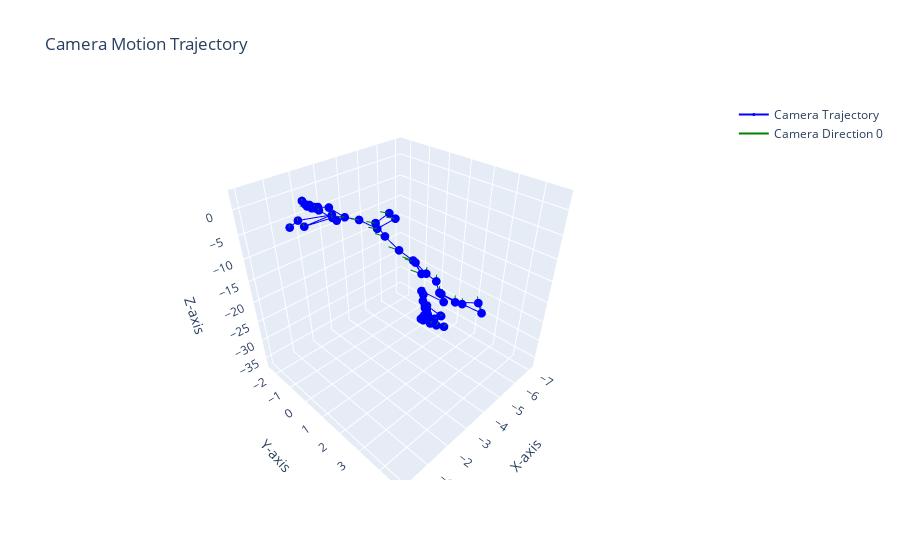

Source (notebook cell):
### Code cell
import plotly.graph_objects as go
import numpy as np
# Создание фигуры
fig = go.Figure()

fig.add_trace(go.Scatter3d(
    x=trajectory[1:, 0],
    y=trajectory[1:, 1],
    z=trajectory[1:, 2],
    mode='lines+markers',
    marker=dict(size=3, color='blue'),
    line=dict(color='blue', width=2),
    name='Camera Trajectory'
))

# Добавление ориентации камеры в каждой точке траектории
for i, (R, t) in enumerate(zip(pose_cam,trajectory)):
    # Направление камеры (ось Z камеры)
    camera_direction = R @ np.array([0, 0, 1])  # Направление оси Z камеры
    camera_direction_end = t + camera_direction * 0.5  # Конец вектора направления

    # Добавляем линию, представляющую направление камеры
    fig.add_trace(go.Scatter3d(
        x=[t[0], camera_direction_end[0]],
        y=[t[1], camera_direction_end[1]],
        z=[t[2], camera_direction_end[2]],
        mode='lines',
        line=dict(color='green', width=2),
        name=f'Camera Direction {i}' if i == 0 else None,
        showlegend=False if i > 0 else True
    ))

# Настройка макета графика
fig.update_layout(
    title='Camera Motion Trajectory',
    scene = dict(
        xaxis_title='X-axis',
        yaxis_title='Y-axis',
        zaxis_title='Z-axis'
    ),
    showlegend=True
)

# Показать график
fig.show()

### Figure 1 — Plotly figure (JSON) as saved in the notebook; plotly's stock layout.template omitted (floating-point values rounded to 4 significant figures)
{"data": [{"line": {"color": "blue", "width": 2}, "marker": {"color": "blue", "size": 3}, "mode": "lines+markers", "name": "Camera Trajectory", "type": "scatter3d", "x": [-0.2111, -0.4472, -1.367, -0.3677, -1.329, -1.515, -1.596, -1.656, -1.792, -2.067, -2.294, -2.385, -2.657, -2.35, -2.79, -3.246, -3.18, -3.604, -3.573, -4.431, -4.331, -3.644, -3.229, -2.935, -2.986, -2.78, -2.926, -2.884, -2.98, -2.787, -2.92, -3.514, -3.381, -3.452, -3.494, -3.409, -3.406, -3.488, -3.4, -3.451, -3.524, -3.657, -3.682, -3.737, -3.705, -3.947, -4.241, -4.271, -4.305, -4.347, -4.515, -4.888, -4.925, -5.224, -5.398, -5.543, -5.654, -5.924, -6.234, -6.742, -6.914, -7.052], "y": [0.0079, 0.1116, 0.5033, 0.5293, 0.5646, 0.5054, -0.4806, -1.474, -1.533, -1.7, -1.775, -2.074, -2.321, -2.299, -2.29, -2.261, -1.272, -0.9955, -0.003741, 0.01761, -0.1871, -0.1588, 0.7492, 1.703, 2.27, 2.816, 2.424, 2.915, 3.24, 3.544, 4.052, 4.461, 4.702, 3.928, 3.051, 3.238, 2.276, 2.292, 2.362, 2.412, 2.355, 2.323, 2.355, 2.378, 2.471, 2.557, 2.67, 1.686, 1.582, 1.456, 1.425, 1.203, 1.115, 0.9841, 0.9091, 0.8308, 0.7699, 0.6447, 0.5544, 0.478, 0.3818, -0.6076], "z": [0.9774, 1.944, 1.911, 1.874, 1.599, 0.6186, 0.4736, 0.3785, -0.6105, -1.557, -2.528, -3.478, -4.408, -3.457, -4.355, -5.244, -5.376, -6.239, -6.114, -5.601, -4.627, -5.353, -5.414, -5.479, -6.301, -7.113, -6.205, -7.075, -8.016, -8.949, -9.8, -10.49, -11.45, -12.08, -12.56, -13.54, -13.82, -14.81, -15.81, -16.8, -17.8, -18.79, -19.79, -20.79, -21.78, -22.75, -23.7, -23.87, -24.87, -25.86, -26.84, -27.74, -28.74, -29.69, -30.67, -31.65, -32.65, -33.6, -34.55, -35.4, -36.38, -36.43]}, {"line": {"color": "green", "width": 2}, "mode": "lines", "name": "Camera Direction 0", "showlegend": true, "type": "scatter3d", "x": [0, 0], "y": [0, 0], "z": [0, 0]}, {"line": {"color": "green", "width": 2}, "mode": "lines", "showlegend": false, "type": "scatter3d", "x": [-0.2111, -0.2094], "y": [0.0079, 0.007095], "z": [0.9774, 1.477]}, {"line": {"color": "green", "width": 2}, "mode": "lines", "showlegend": false, "type": "scatter3d", "x": [-0.4472, -0.443], "y": [0.1116, 0.1109], "z": [1.944, 2.444]}, {"line": {"color": "green", "width": 2}, "mode": "lines", "showlegend": false, "type": "scatter3d", "x": [-1.367, -1.348], "y": [0.5033, 0.4964], "z": [1.911, 2.41]}, {"line": {"color": "green", "width": 2}, "mode": "lines", "showlegend": false, "type": "scatter3d", "x": [-0.3677, -0.3492], "y": [0.5293, 0.5224], "z": [1.874, 2.374]}, {"line": {"color": "green", "width": 2}, "mode": "lines", "showlegend": false, "type": "scatter3d", "x": [-1.329, -1.299], "y": [0.5646, 0.5577], "z": [1.599, 2.098]}, {"line": {"color": "green", "width": 2}, "mode": "lines", "showlegend": false, "type": "scatter3d", "x": [-1.515, -1.485], "y": [0.5054, 0.4997], "z": [0.6186, 1.118]}, {"line": {"color": "green", "width": 2}, "mode": "lines", "showlegend": false, "type": "scatter3d", "x": [-1.596, -1.565], "y": [-0.4806, -0.4517], "z": [0.4736, 0.9718]}, {"line": {"color": "green", "width": 2}, "mode": "lines", "showlegend": false, "type": "scatter3d", "x": [-1.656, -1.624], "y": [-1.474, -1.412], "z": [0.3785, 0.8737]}, {"line": {"color": "green", "width": 2}, "mode": "lines", "showlegend": false, "type": "scatter3d", "x": [-1.792, -1.76], "y": [-1.533, -1.469], "z": [-0.6105, -0.1156]}, {"line": {"color": "green", "width": 2}, "mode": "lines", "showlegend": false, "type": "scatter3d", "x": [-2.067, -2.035], "y": [-1.7, -1.635], "z": [-1.557, -1.062]}, {"line": {"color": "green", "width": 2}, "mode": "lines", "showlegend": false, "type": "scatter3d", "x": [-2.294, -2.26], "y": [-1.775, -1.709], "z": [-2.528, -2.034]}, {"line": {"color": "green", "width": 2}, "mode": "lines", "showlegend": false, "type": "scatter3d", "x": [-2.385, -2.345], "y": [-2.074, -2.002], "z": [-3.478, -2.985]}, {"line": {"color": "green", "width": 2}, "mode": "lines", "showlegend": false, "type": "scatter3d", "x": [-2.657, -2.614], "y": [-2.321, -2.245], "z": [-4.408, -3.916]}, {"line": {"color": "green", "width": 2}, "mode": "lines", "showlegend": false, "type": "scatter3d", "x": [-2.35, -2.095], "y": [-2.299, -2.355], "z": [-3.457, -3.03]}, {"line": {"color": "green", "width": 2}, "mode": "lines", "showlegend": false, "type": "scatter3d", "x": [-2.79, -2.533], "y": [-2.29, -2.351], "z": [-4.355, -3.93]}, {"line": {"color": "green", "width": 2}, "mode": "lines", "showlegend": false, "type": "scatter3d", "x": [-3.246, -2.988], "y": [-2.261, -2.326], "z": [-5.244, -4.821]}, {"line": {"color": "green", "width": 2}, "mode": "lines", "showlegend": false, "type": "scatter3d", "x": [-3.18, -2.934], "y": [-1.272, -1.402], "z": [-5.376, -4.961]}, {"line": {"color": "green", "width": 2}, "mode": "lines", "showlegend": false, "type": "scatter3d", "x": [-3.604, -3.362], "y": [-0.9955, -1.129], "z": [-6.239, -5.822]}, {"line": {"color": "green", "width": 2}, "mode": "lines", "showlegend": false, "type": "scatter3d", "x": [-3.573, -3.338], "y": [-0.003741, -0.1983], "z": [-6.114, -5.718]}, {"line": {"color": "green", "width": 2}, "mode": "lines", "showlegend": false, "type": "scatter3d", "x": [-4.431, -4.183], "y": [0.01761, -0.1771], "z": [-5.601, -5.212]}, {"line": {"color": "green", "width": 2}, "mode": "lines", "showlegend": false, "type": "scatter3d", "x": [-4.331, -4.08], "y": [-0.1871, -0.3822], "z": [-4.627, -4.241]}, {"line": {"color": "green", "width": 2}, "mode": "lines", "showlegend": false, "type": "scatter3d", "x": [-3.644, -3.407], "y": [-0.1588, -0.3538], "z": [-5.353, -4.958]}, {"line": {"color": "green", "width": 2}, "mode": "lines", "showlegend": false, "type": "scatter3d", "x": [-3.229, -3.047], "y": [0.7492, 0.4793], "z": [-5.414, -5.034]}, {"line": {"color": "green", "width": 2}, "mode": "lines", "showlegend": false, "type": "scatter3d", "x": [-2.935, -2.776], "y": [1.703, 1.399], "z": [-5.479, -5.115]}, {"line": {"color": "green", "width": 2}, "mode": "lines", "showlegend": false, "type": "scatter3d", "x": [-2.986, -2.827], "y": [2.27, 1.966], "z": [-6.301, -5.937]}, {"line": {"color": "green", "width": 2}, "mode": "lines", "showlegend": false, "type": "scatter3d", "x": [-2.78, -2.627], "y": [2.816, 2.511], "z": [-7.113, -6.747]}, {"line": {"color": "green", "width": 2}, "mode": "lines", "showlegend": false, "type": "scatter3d", "x": [-2.926, -2.772], "y": [2.424, 2.119], "z": [-6.205, -5.84]}, {"line": {"color": "green", "width": 2}, "mode": "lines", "showlegend": false, "type": "scatter3d", "x": [-2.884, -3.077], "y": [2.915, 2.768], "z": [-7.075, -6.638]}, {"line": {"color": "green", "width": 2}, "mode": "lines", "showlegend": false, "type": "scatter3d", "x": [-2.98, -3.166], "y": [3.24, 3.093], "z": [-8.016, -7.575]}, {"line": {"color": "green", "width": 2}, "mode": "lines", "showlegend": false, "type": "scatter3d", "x": [-2.787, -2.968], "y": [3.544, 3.397], "z": [-8.949, -8.507]}, {"line": {"color": "green", "width": 2}, "mode": "lines", "showlegend": false, "type": "scatter3d", "x": [-2.92, -3.1], "y": [4.052, 3.903], "z": [-9.8, -9.358]}, {"line": {"color": "green", "width": 2}, "mode": "lines", "showlegend": false, "type": "scatter3d", "x": [-3.514, -3.677], "y": [4.461, 4.307], "z": [-10.49, -10.05]}, {"line": {"color": "green", "width": 2}, "mode": "lines", "showlegend": false, "type": "scatter3d", "x": [-3.381, -3.536], "y": [4.702, 4.55], "z": [-11.45, -11.0]}, {"line": {"color": "green", "width": 2}, "mode": "lines", "showlegend": false, "type": "scatter3d", "x": [-3.452, -3.599], "y": [3.928, 3.817], "z": [-12.08, -11.62]}, {"line": {"color": "green", "width": 2}, "mode": "lines", "showlegend": false, "type": "scatter3d", "x": [-3.494, -3.637], "y": [3.051, 2.99], "z": [-12.56, -12.09]}, {"line": {"color": "green", "width": 2}, "mode": "lines", "showlegend": false, "type": "scatter3d", "x": [-3.409, -3.552], "y": [3.238, 3.176], "z": [-13.54, -13.06]}, {"line": {"color": "green", "width": 2}, "mode": "lines", "showlegend": false, "type": "scatter3d", "x": [-3.406, -3.546], "y": [2.276, 2.282], "z": [-13.82, -13.34]}, {"line": {"color": "green", "width": 2}, "mode": "lines", "showlegend": false, "type": "scatter3d", "x": [-3.488, -3.622], "y": [2.292, 2.299], "z": [-14.81, -14.33]}, {"line": {"color": "green", "width": 2}, "mode": "lines", "showlegend": false, "type": "scatter3d", "x": [-3.4, -3.53], "y": [2.362, 2.369], "z": [-15.81, -15.32]}, {"line": {"color": "green", "width": 2}, "mode": "lines", "showlegend": false, "type": "scatter3d", "x": [-3.451, -3.577], "y": [2.412, 2.42], "z": [-16.8, -16.32]}, {"line": {"color": "green", "width": 2}, "mode": "lines", "showlegend": false, "type": "scatter3d", "x": [-3.524, -3.641], "y": [2.355, 2.366], "z": [-17.8, -17.31]}, {"line": {"color": "green", "width": 2}, "mode": "lines", "showlegend": false, "type": "scatter3d", "x": [-3.657, -3.768], "y": [2.323, 2.336], "z": [-18.79, -18.3]}, {"line": {"color": "green", "width": 2}, "mode": "lines", "showlegend": false, "type": "scatter3d", "x": [-3.682, -3.788], "y": [2.355, 2.369], "z": [-19.79, -19.3]}, {"line": {"color": "green", "width": 2}, "mode": "lines", "showlegend": false, "type": "scatter3d", "x": [-3.737, -3.839], "y": [2.378, 2.394], "z": [-20.79, -20.3]}, {"line": {"color": "green", "width": 2}, "mode": "lines", "showlegend": false, "type": "scatter3d", "x": [-3.705, -3.805], "y": [2.471, 2.487], "z": [-21.78, -21.29]}, {"line": {"color": "green", "width": 2}, "mode": "lines", "showlegend": false, "type": "scatter3d", "x": [-3.947, -4.043], "y": [2.557, 2.573], "z": [-22.75, -22.26]}, {"line": {"color": "green", "width": 2}, "mode": "lines", "showlegend": false, "type": "scatter3d", "x": [-4.241, -4.333], "y": [2.67, 2.687], "z": [-23.7, -23.21]}, {"line": {"color": "green", "width": 2}, "mode": "lines", "showlegend": false, "type": "scatter3d", "x": [-4.271, -4.36], "y": [1.686, 1.769], "z": [-23.87, -23.39]}, {"line": {"color": "green", "width": 2}, "mode": "lines", "showlegend": false, "type": "scatter3d", "x": [-4.305, -4.391], "y": [1.582, 1.666], "z": [-24.87, -24.38]}, {"line": {"color": "green", "width": 2}, "mode": "lines", "showlegend": false, "type": "scatter3d", "x": [-4.347, -4.429], "y": [1.456, 1.541], "z": [-25.86, -25.37]}, {"line": {"color": "green", "width": 2}, "mode": "lines", "showlegend": false, "type": "scatter3d", "x": [-4.515, -4.595], "y": [1.425, 1.51], "z": [-26.84, -26.36]}, {"line": {"color": "green", "width": 2}, "mode": "lines", "showlegend": false, "type": "scatter3d", "x": [-4.888, -4.956], "y": [1.203, 1.293], "z": [-27.74, -27.26]}, {"line": {"color": "green", "width": 2}, "mode": "lines", "showlegend": false, "type": "scatter3d", "x": [-4.925, -4.992], "y": [1.115, 1.205], "z": [-28.74, -28.25]}, {"line": {"color": "green", "width": 2}, "mode": "lines", "showlegend": false, "type": "scatter3d", "x": [-5.224, -5.284], "y": [0.9841, 1.076], "z": [-29.69, -29.2]}, {"line": {"color": "green", "width": 2}, "mode": "lines", "showlegend": false, "type": "scatter3d", "x": [-5.398, -5.456], "y": [0.9091, 1.001], "z": [-30.67, -30.18]}, {"line": {"color": "green", "width": 2}, "mode": "lines", "showlegend": false, "type": "scatter3d", "x": [-5.543, -5.599], "y": [0.8308, 0.9232], "z": [-31.65, -31.17]}, {"line": {"color": "green", "width": 2}, "mode": "lines", "showlegend": false, "type": "scatter3d", "x": [-5.654, -5.708], "y": [0.7699, 0.8628], "z": [-32.65, -32.16]}, {"line": {"color": "green", "width": 2}, "mode": "lines", "showlegend": false, "type": "scatter3d", "x": [-5.924, -5.972], "y": [0.6447, 0.7388], "z": [-33.6, -33.11]}, {"line": {"color": "green", "width": 2}, "mode": "lines", "showlegend": false, "type": "scatter3d", "x": [-6.234, -6.276], "y": [0.5544, 0.6492], "z": [-34.55, -34.06]}, {"line": {"color": "green", "width": 2}, "mode": "lines", "showlegend": false, "type": "scatter3d", "x": [-6.742, -6.775], "y": [0.478, 0.5735], "z": [-35.4, -34.91]}, {"line": {"color": "green", "width": 2}, "mode": "lines", "showlegend": false, "type": "scatter3d", "x": [-6.914, -6.944], "y": [0.3818, 0.4781], "z": [-36.38, -35.9]}, {"line": {"color": "green", "width": 2}, "mode": "lines", "showlegend": false, "type": "scatter3d", "x": [-7.052, -7.071], "y": [-0.6076, -0.4378], "z": [-36.43, -35.96]}], "layout": {"scene": {"xaxis": {"title": {"text": "X-axis"}}, "yaxis": {"title": {"text": "Y-axis"}}, "zaxis": {"title": {"text": "Z-axis"}}}, "showlegend": true, "title": {"text": "Camera Motion Trajectory"}}}
